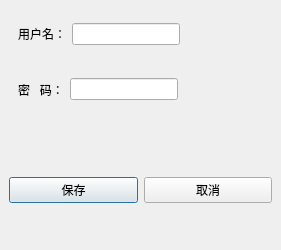
<?xml version="1.0" encoding="UTF-8"?>
<ui version="4.0">
 <class>Update_User</class>
 <widget class="QDialog" name="Update_User">
  <property name="geometry">
   <rect>
    <x>0</x>
    <y>0</y>
    <width>281</width>
    <height>250</height>
   </rect>
  </property>
  <property name="windowTitle">
   <string>Dialog</string>
  </property>
  <widget class="QWidget" name="widget_5" native="true">
   <property name="geometry">
    <rect>
     <x>0</x>
     <y>0</y>
     <width>281</width>
     <height>251</height>
    </rect>
   </property>
   <layout class="QVBoxLayout" name="verticalLayout_2">
    <item>
     <widget class="QWidget" name="widget_3" native="true">
      <layout class="QVBoxLayout" name="verticalLayout">
       <item>
        <widget class="QWidget" name="widget" native="true">
         <layout class="QHBoxLayout" name="horizontalLayout">
          <item>
           <widget class="QLabel" name="la_username">
            <property name="text">
             <string>用户名：</string>
            </property>
           </widget>
          </item>
          <item>
           <widget class="QLineEdit" name="le_username"/>
          </item>
          <item>
           <spacer name="horizontalSpacer">
            <property name="orientation">
             <enum>Qt::Horizontal</enum>
            </property>
            <property name="sizeHint" stdset="0">
             <size>
              <width>40</width>
              <height>20</height>
             </size>
            </property>
           </spacer>
          </item>
         </layout>
        </widget>
       </item>
       <item>
        <widget class="QWidget" name="widget_2" native="true">
         <layout class="QHBoxLayout" name="horizontalLayout_2">
          <item>
           <widget class="QLabel" name="lb_password">
            <property name="text">
             <string>密   码：</string>
            </property>
           </widget>
          </item>
          <item>
           <widget class="QLineEdit" name="le_password"/>
          </item>
          <item>
           <spacer name="horizontalSpacer_2">
            <property name="orientation">
             <enum>Qt::Horizontal</enum>
            </property>
            <property name="sizeHint" stdset="0">
             <size>
              <width>40</width>
              <height>20</height>
             </size>
            </property>
           </spacer>
          </item>
         </layout>
        </widget>
       </item>
      </layout>
     </widget>
    </item>
    <item>
     <widget class="QWidget" name="widget_4" native="true">
      <layout class="QHBoxLayout" name="horizontalLayout_3">
       <item>
        <widget class="QPushButton" name="save">
         <property name="text">
          <string>保存</string>
         </property>
        </widget>
       </item>
       <item>
        <widget class="QPushButton" name="cancel">
         <property name="text">
          <string>取消</string>
         </property>
        </widget>
       </item>
      </layout>
     </widget>
    </item>
   </layout>
  </widget>
 </widget>
 <resources/>
 <connections/>
</ui>
